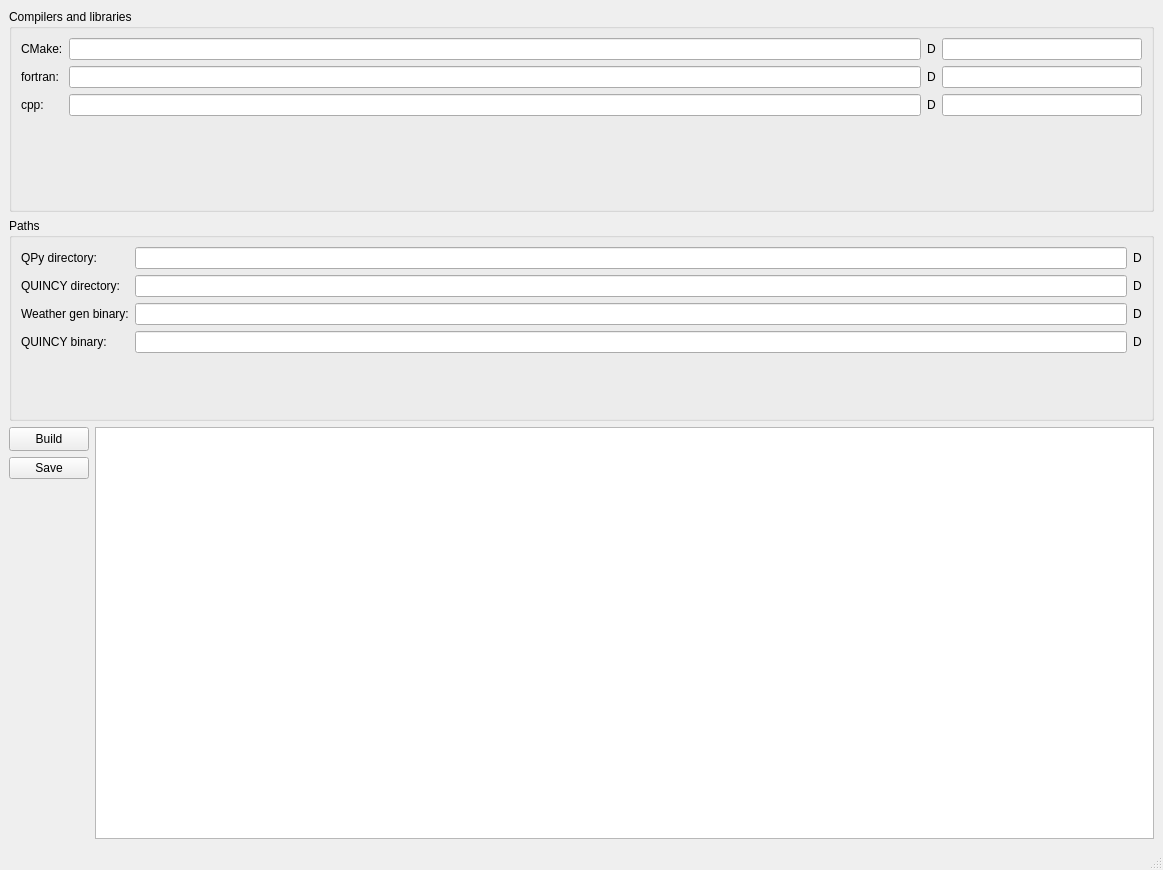
<?xml version="1.0" encoding="UTF-8"?>
<ui version="4.0">
 <class>MainWindow</class>
 <widget class="QMainWindow" name="MainWindow">
  <property name="geometry">
   <rect>
    <x>0</x>
    <y>0</y>
    <width>1163</width>
    <height>870</height>
   </rect>
  </property>
  <property name="windowTitle">
   <string>MainWindow</string>
  </property>
  <widget class="QWidget" name="centralwidget">
   <layout class="QGridLayout" name="gridLayout">
    <item row="0" column="0">
     <layout class="QVBoxLayout" name="verticalLayout">
      <item>
       <widget class="QGroupBox" name="groupBox_comp">
        <property name="title">
         <string>Compilers and libraries</string>
        </property>
        <layout class="QGridLayout" name="gridLayout_2">
         <item row="1" column="0">
          <widget class="QLabel" name="label_3">
           <property name="text">
            <string>fortran:</string>
           </property>
          </widget>
         </item>
         <item row="0" column="1">
          <widget class="QLineEdit" name="lineEdit_path_cmake"/>
         </item>
         <item row="2" column="1">
          <widget class="QLineEdit" name="lineEdit_path_cpp"/>
         </item>
         <item row="2" column="2">
          <widget class="QLabel" name="label_cpp_found">
           <property name="text">
            <string>D</string>
           </property>
          </widget>
         </item>
         <item row="1" column="3">
          <widget class="QLineEdit" name="lineEdit_fortran_version">
           <property name="minimumSize">
            <size>
             <width>200</width>
             <height>0</height>
            </size>
           </property>
           <property name="maximumSize">
            <size>
             <width>200</width>
             <height>16777215</height>
            </size>
           </property>
          </widget>
         </item>
         <item row="0" column="2">
          <widget class="QLabel" name="label_cmake_found">
           <property name="text">
            <string>D</string>
           </property>
          </widget>
         </item>
         <item row="2" column="3">
          <widget class="QLineEdit" name="lineEdit_cpp_version">
           <property name="maximumSize">
            <size>
             <width>200</width>
             <height>16777215</height>
            </size>
           </property>
          </widget>
         </item>
         <item row="1" column="2">
          <widget class="QLabel" name="label_fortran_found">
           <property name="text">
            <string>D</string>
           </property>
          </widget>
         </item>
         <item row="2" column="0">
          <widget class="QLabel" name="label">
           <property name="text">
            <string>cpp:</string>
           </property>
          </widget>
         </item>
         <item row="0" column="3">
          <widget class="QLineEdit" name="lineEdit_cmake_version">
           <property name="maximumSize">
            <size>
             <width>200</width>
             <height>16777215</height>
            </size>
           </property>
          </widget>
         </item>
         <item row="0" column="0">
          <widget class="QLabel" name="label_5">
           <property name="text">
            <string>CMake:</string>
           </property>
          </widget>
         </item>
         <item row="1" column="1">
          <widget class="QLineEdit" name="lineEdit_path_fortran"/>
         </item>
         <item row="3" column="1">
          <spacer name="verticalSpacer">
           <property name="orientation">
            <enum>Qt::Vertical</enum>
           </property>
           <property name="sizeHint" stdset="0">
            <size>
             <width>20</width>
             <height>40</height>
            </size>
           </property>
          </spacer>
         </item>
        </layout>
       </widget>
      </item>
      <item>
       <widget class="QGroupBox" name="groupBox_Path">
        <property name="title">
         <string>Paths</string>
        </property>
        <layout class="QGridLayout" name="gridLayout_3">
         <item row="4" column="1">
          <widget class="QLineEdit" name="lineEdit_quincy_binary"/>
         </item>
         <item row="5" column="1">
          <spacer name="verticalSpacer_2">
           <property name="orientation">
            <enum>Qt::Vertical</enum>
           </property>
           <property name="sizeHint" stdset="0">
            <size>
             <width>20</width>
             <height>40</height>
            </size>
           </property>
          </spacer>
         </item>
         <item row="1" column="0">
          <widget class="QLabel" name="label_6">
           <property name="text">
            <string>QUINCY directory:</string>
           </property>
          </widget>
         </item>
         <item row="0" column="1">
          <widget class="QLineEdit" name="lineEdit_QPy_directory"/>
         </item>
         <item row="2" column="1">
          <widget class="QLineEdit" name="lineEdit_weather_gen_binary"/>
         </item>
         <item row="4" column="0">
          <widget class="QLabel" name="label_2">
           <property name="text">
            <string>QUINCY binary:</string>
           </property>
          </widget>
         </item>
         <item row="0" column="0">
          <widget class="QLabel" name="label_4">
           <property name="text">
            <string>QPy directory:</string>
           </property>
          </widget>
         </item>
         <item row="2" column="0">
          <widget class="QLabel" name="label_7">
           <property name="text">
            <string>Weather gen binary:</string>
           </property>
          </widget>
         </item>
         <item row="1" column="1">
          <widget class="QLineEdit" name="lineEdit_quincy_directory"/>
         </item>
         <item row="0" column="2">
          <widget class="QLabel" name="label_qpy_directory">
           <property name="text">
            <string>D</string>
           </property>
          </widget>
         </item>
         <item row="1" column="2">
          <widget class="QLabel" name="label_quincy_directory">
           <property name="text">
            <string>D</string>
           </property>
          </widget>
         </item>
         <item row="2" column="2">
          <widget class="QLabel" name="label_weather_gen_binary">
           <property name="text">
            <string>D</string>
           </property>
          </widget>
         </item>
         <item row="4" column="2">
          <widget class="QLabel" name="label_quincy_binary">
           <property name="text">
            <string>D</string>
           </property>
          </widget>
         </item>
        </layout>
       </widget>
      </item>
     </layout>
    </item>
    <item row="1" column="0">
     <layout class="QHBoxLayout" name="horizontalLayout">
      <item>
       <layout class="QVBoxLayout" name="verticalLayout_2">
        <item>
         <widget class="QPushButton" name="pushButton_Build">
          <property name="enabled">
           <bool>true</bool>
          </property>
          <property name="sizePolicy">
           <sizepolicy hsizetype="Minimum" vsizetype="Minimum">
            <horstretch>0</horstretch>
            <verstretch>0</verstretch>
           </sizepolicy>
          </property>
          <property name="minimumSize">
           <size>
            <width>24</width>
            <height>24</height>
           </size>
          </property>
          <property name="text">
           <string>Build</string>
          </property>
          <property name="iconSize">
           <size>
            <width>24</width>
            <height>24</height>
           </size>
          </property>
         </widget>
        </item>
        <item>
         <widget class="QPushButton" name="pushButton_Save">
          <property name="text">
           <string>Save</string>
          </property>
         </widget>
        </item>
        <item>
         <spacer name="verticalSpacer_3">
          <property name="orientation">
           <enum>Qt::Vertical</enum>
          </property>
          <property name="sizeHint" stdset="0">
           <size>
            <width>20</width>
            <height>40</height>
           </size>
          </property>
         </spacer>
        </item>
       </layout>
      </item>
      <item>
       <widget class="QTextBrowser" name="textBrowser_Logging">
        <property name="maximumSize">
         <size>
          <width>16777215</width>
          <height>500</height>
         </size>
        </property>
       </widget>
      </item>
     </layout>
    </item>
   </layout>
  </widget>
  <widget class="QMenuBar" name="menubar">
   <property name="geometry">
    <rect>
     <x>0</x>
     <y>0</y>
     <width>1163</width>
     <height>22</height>
    </rect>
   </property>
  </widget>
  <widget class="QStatusBar" name="statusbar"/>
 </widget>
 <resources/>
 <connections/>
</ui>
